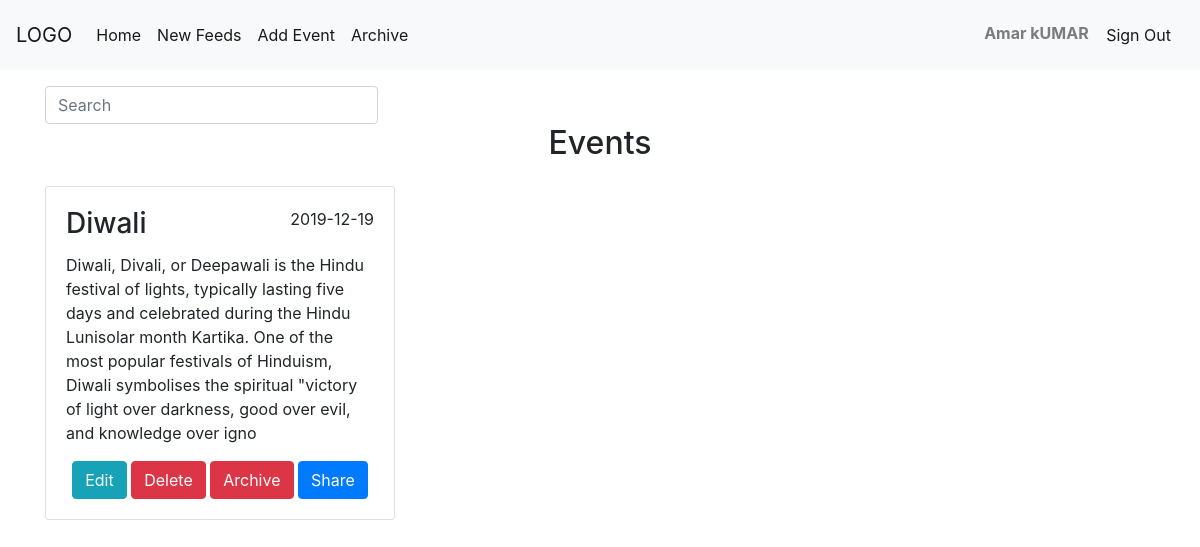
/index.php (signed in), run on the app's committed database.
### tables this page shows
CREATE TABLE `event` (
  `id` int(11) UNSIGNED NOT NULL,
  `event_name` varchar(100) NOT NULL,
  `date` varchar(100) NOT NULL,
  `description` varchar(1000) NOT NULL,
  `archive` enum('0','1') NOT NULL,
  `creator_id` int(11) NOT NULL
);

### index.php (the view, shortened to what this page needs)
<?php
include 'header.php';
if(isset($_SESSION['user'])){
include "config.php";
$id = $_SESSION['user']['userid'];
$sql = "SELECT * FROM event where archive = '0' AND creator_id = '$id'";
$result = $conn->query($sql);
?>
	<div class="container mt-3">
		<nav cla5ss="navbar mb-3">
  <form class="form-inline">
    <input class="form-control mr-sm-2" id="myInput" type="search" placeholder="Search" aria-label="Search" style="width: 30%;">
  </form>
</nav>
		<h2 style="text-align: center;">Events</h2>
		<div class="row" id="myUL">
		<?php
			if ($result->num_rows > 0) {
				while ($row = $result->fetch_assoc()) {
		?>
<div class="col-sm-4 mt-3" id="myLI">
<div class="card" id="mycard">
  <div class="card-body">
  	<span style="float: right;"><?php echo $row['date']; ?></span>
    <h3 class="card-title"><?php echo $row['event_name']; ?></h3>
    <p class="card-text"><?php echo $row['description']; ?></p>
    <center>
    <a class="btn btn-info" href="update.php?id=<?php echo $row['id']; ?>">Edit</a>
    <a class="btn btn-danger" href="delete.php?id=<?php echo $row['id']; ?>">Delete</a>
    <a class="btn btn-danger" href="archive.php?id=<?php echo $row['id']; ?>">Archive</a>
    <button type="button" class="btn btn-primary share" id="<?php echo $row['id']; ?>" data-toggle="modal" data-target="#myModal">
  Share
</button>
</center>
  </div>
</div>
</div>
		<?php		}
			}
		?>
	    </div>
	</div>
</body>
</html>
<?php
}
else{
header('location:login.php');
    exit();
}

### header.php (shortened to what this page needs)
<!DOCTYPE html>
<html>
<head>
<link rel="stylesheet" href="https://stackpath.bootstrapcdn.com/bootstrap/4.1.3/css/bootstrap.min.css">
</head>
<body>
<nav class="navbar navbar-expand-lg navbar-light bg-light">
  <a class="navbar-brand" href="#">LOGO</a>
  <?php if(isset($_SESSION['user'])){
      ?>
  <div class="collapse navbar-collapse" id="navbarText">
    <ul class="navbar-nav mr-auto">
       <li class="nav-item active">
        <a class="nav-link" href="index.php">Home</a>
      </li>
      <li class="nav-item active">
        <a class="nav-link" href="newfeeds.php">New Feeds</a>
      </li>
      <li class="nav-item active">
        <a class="nav-link" href="create.php">Add Event</a>
      </li>
      <li class="nav-item active">
        <a class="nav-link" href="archive.php">Archive</a>
      </li>
    </ul>
    <span class="navbar-text">
      <b><?php echo ucfirst($_SESSION['user']['username']); ?></b>
      <a href="signout.php" class="btn btn-light">Sign Out</a>
    </span>
    <?php } ?>
  </div>
</nav>

### data on the page
event: date "2019-12-19", event_name "Diwali", description "Diwali, Divali, or Deepawali is the Hindu festival of lights, typically lasting five days and celebrated during the Hindu Lunisolar month Kartika. One of the most popular festivals of Hinduism, Diwali symbolises the spiritual \"victory of light over darkness, good over evil, and knowledge over igno"

### other printed values
$_SESSION['user']['username'] "Amar kUMAR"
